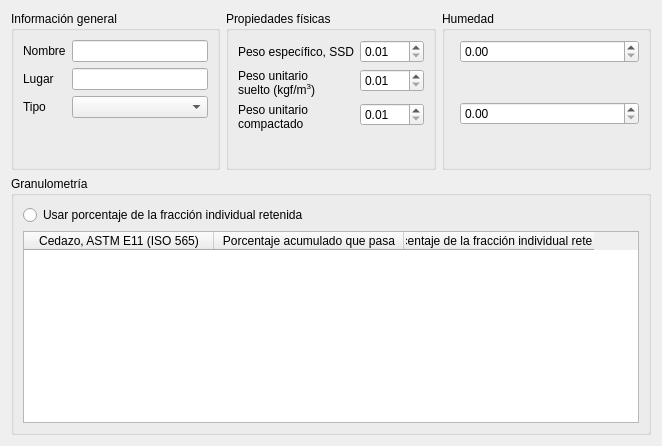
     <widget class="QWidget" name="fine_aggregate">
      <layout class="QVBoxLayout" name="verticalLayout_4">
       <item>
        <layout class="QGridLayout" name="gridLayout" columnstretch="1,1,1">
         <item row="0" column="0">
          <widget class="QGroupBox" name="groupBox_fine_info">
           <property name="sizePolicy">
            <sizepolicy hsizetype="Preferred" vsizetype="Preferred">
             <horstretch>0</horstretch>
             <verstretch>0</verstretch>
            </sizepolicy>
           </property>
           <property name="title">
            <string>Información general</string>
           </property>
           <layout class="QFormLayout" name="formLayout">
            <item row="0" column="0">
             <widget class="QLabel" name="label_fine_name">
              <property name="text">
               <string>Nombre</string>
              </property>
              <property name="buddy">
               <cstring>lineEdit_fine_name</cstring>
              </property>
             </widget>
            </item>
            <item row="0" column="1">
             <widget class="QLineEdit" name="lineEdit_fine_name"/>
            </item>
            <item row="1" column="0">
             <widget class="QLabel" name="label_fine_source">
              <property name="text">
               <string>Lugar</string>
              </property>
              <property name="buddy">
               <cstring>lineEdit_fine_source</cstring>
              </property>
             </widget>
            </item>
            <item row="1" column="1">
             <widget class="QLineEdit" name="lineEdit_fine_source"/>
            </item>
            <item row="2" column="0">
             <widget class="QLabel" name="label_fine_type">
              <property name="text">
               <string>Tipo</string>
              </property>
              <property name="wordWrap">
               <bool>true</bool>
              </property>
              <property name="buddy">
               <cstring>comboBox_fine_type</cstring>
              </property>
             </widget>
            </item>
            <item row="2" column="1">
             <widget class="QComboBox" name="comboBox_fine_type"/>
            </item>
           </layout>
          </widget>
         </item>
         <item row="0" column="1">
          <widget class="QGroupBox" name="groupBox_fine_physical_prop">
           <property name="title">
            <string>Propiedades físicas</string>
           </property>
           <layout class="QFormLayout" name="formLayout_13">
            <item row="0" column="0">
             <widget class="QLabel" name="label_fine_relative_density">
              <property name="text">
               <string>Peso específico, SSD</string>
              </property>
              <property name="wordWrap">
               <bool>true</bool>
              </property>
              <property name="buddy">
               <cstring>doubleSpinBox_fine_relative_density</cstring>
              </property>
             </widget>
            </item>
            <item row="0" column="1">
             <widget class="QDoubleSpinBox" name="doubleSpinBox_fine_relative_density">
              <property name="minimum">
               <double>0.010000000000000</double>
              </property>
              <property name="maximum">
               <double>100.000000000000000</double>
              </property>
              <property name="singleStep">
               <double>0.010000000000000</double>
              </property>
             </widget>
            </item>
            <item row="1" column="0">
             <widget class="QLabel" name="label_fine_pus">
              <property name="text">
               <string>&lt;html&gt;&lt;head/&gt;&lt;body&gt;&lt;p&gt;Peso unitario suelto (kgf/m&lt;span style=&quot; vertical-align:super;&quot;&gt;3&lt;/span&gt;)&lt;/p&gt;&lt;/body&gt;&lt;/html&gt;</string>
              </property>
              <property name="wordWrap">
               <bool>true</bool>
              </property>
              <property name="buddy">
               <cstring>doubleSpinBox_fine_pus</cstring>
              </property>
             </widget>
            </item>
            <item row="1" column="1">
             <widget class="QDoubleSpinBox" name="doubleSpinBox_fine_pus">
              <property name="minimum">
               <double>0.010000000000000</double>
              </property>
              <property name="maximum">
               <double>10000.000000000000000</double>
              </property>
             </widget>
            </item>
            <item row="2" column="0">
             <widget class="QLabel" name="label_fine_puc">
              <property name="text">
               <string>&lt;html&gt;&lt;head/&gt;&lt;body&gt;&lt;p&gt;Peso unitario compactado (kgf/m&lt;span style=&quot; vertical-align:super;&quot;&gt;3&lt;/span&gt;)&lt;/p&gt;&lt;/body&gt;&lt;/html&gt;</string>
              </property>
              <property name="wordWrap">
               <bool>true</bool>
              </property>
              <property name="buddy">
               <cstring>doubleSpinBox_fine_puc</cstring>
              </property>
             </widget>
            </item>
            <item row="2" column="1">
             <widget class="QDoubleSpinBox" name="doubleSpinBox_fine_puc">
              <property name="minimum">
               <double>0.010000000000000</double>
              </property>
              <property name="maximum">
               <double>10000.000000000000000</double>
              </property>
             </widget>
            </item>
           </layout>
          </widget>
         </item>
         <item row="0" column="2">
          <widget class="QGroupBox" name="groupBox_fine_moisture">
           <property name="title">
            <string>Humedad</string>
           </property>
           <layout class="QFormLayout" name="formLayout_14">
            <item row="0" column="0">
             <widget class="QLabel" name="label_fine_mc">
              <property name="text">
               <string>Contenido de humedad (%)</string>
              </property>
              <property name="wordWrap">
               <bool>true</bool>
              </property>
              <property name="buddy">
               <cstring>doubleSpinBox_fine_mc</cstring>
              </property>
             </widget>
            </item>
            <item row="0" column="1">
             <widget class="QDoubleSpinBox" name="doubleSpinBox_fine_mc">
              <property name="wrapping">
               <bool>false</bool>
              </property>
              <property name="maximum">
               <double>100.000000000000000</double>
              </property>
              <property name="singleStep">
               <double>0.010000000000000</double>
              </property>
             </widget>
            </item>
            <item row="1" column="0">
             <widget class="QLabel" name="label_fine_abs">
              <property name="text">
               <string>Capacidad de absorción (%)</string>
              </property>
              <property name="wordWrap">
               <bool>true</bool>
              </property>
              <property name="buddy">
               <cstring>doubleSpinBox_fine_abs</cstring>
              </property>
             </widget>
            </item>
            <item row="1" column="1">
             <widget class="QDoubleSpinBox" name="doubleSpinBox_fine_abs">
              <property name="maximum">
               <double>100.000000000000000</double>
              </property>
              <property name="singleStep">
               <double>0.010000000000000</double>
              </property>
             </widget>
            </item>
           </layout>
          </widget>
         </item>
        </layout>
       </item>
       <item>
        <widget class="QGroupBox" name="groupBox_gradation">
         <property name="title">
          <string>Granulometría</string>
         </property>
         <layout class="QVBoxLayout" name="verticalLayout_5">
          <item>
           <widget class="QRadioButton" name="radioButton_fine_retained">
            <property name="text">
             <string>Usar porcentaje de la fracción individual retenida</string>
            </property>
           </widget>
          </item>
          <item>
           <widget class="QTableWidget" name="tableWidget_fine">
            <property name="showGrid">
             <bool>true</bool>
            </property>
            <property name="gridStyle">
             <enum>Qt::PenStyle::SolidLine</enum>
            </property>
            <property name="wordWrap">
             <bool>true</bool>
            </property>
            <property name="rowCount">
             <number>0</number>
            </property>
            <property name="columnCount">
             <number>3</number>
            </property>
            <attribute name="horizontalHeaderVisible">
             <bool>true</bool>
            </attribute>
            <attribute name="horizontalHeaderCascadingSectionResizes">
             <bool>false</bool>
            </attribute>
            <attribute name="horizontalHeaderDefaultSectionSize">
             <number>190</number>
            </attribute>
            <attribute name="horizontalHeaderShowSortIndicator" stdset="0">
             <bool>false</bool>
            </attribute>
            <attribute name="horizontalHeaderStretchLastSection">
             <bool>false</bool>
            </attribute>
            <attribute name="verticalHeaderVisible">
             <bool>false</bool>
            </attribute>
            <attribute name="verticalHeaderShowSortIndicator" stdset="0">
             <bool>false</bool>
            </attribute>
            <attribute name="verticalHeaderStretchLastSection">
             <bool>false</bool>
            </attribute>
            <column>
             <property name="text">
              <string>Cedazo, ASTM E11 (ISO 565)</string>
             </property>
             <property name="font">
              <font>
               <bold>false</bold>
               <kerning>true</kerning>
              </font>
             </property>
            </column>
            <column>
             <property name="text">
              <string>Porcentaje acumulado que pasa</string>
             </property>
             <property name="font">
              <font>
               <italic>false</italic>
               <bold>false</bold>
              </font>
             </property>
            </column>
            <column>
             <property name="text">
              <string>Porcentaje de la fracción individual retenida</string>
             </property>
            </column>
           </widget>
          </item>
         </layout>
        </widget>
       </item>
      </layout>
     </widget>
